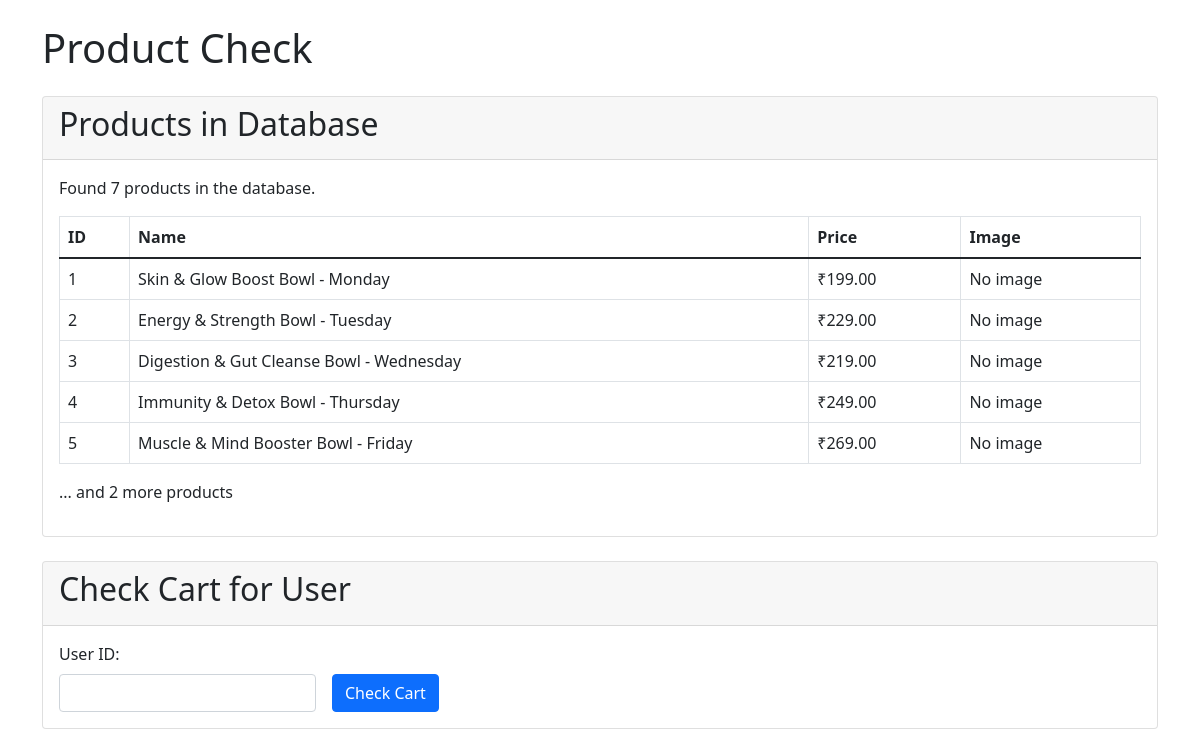
The app's page /check-products.php with its own data.
### tables this page shows
CREATE TABLE products (
    id INT PRIMARY KEY AUTO_INCREMENT,
    category_id INT,
    name VARCHAR(100) NOT NULL,
    description TEXT,
    price DECIMAL(10,2) NOT NULL,
    image_url VARCHAR(255),
    is_available BOOLEAN DEFAULT TRUE,
    created_at TIMESTAMP DEFAULT CURRENT_TIMESTAMP,
    FOREIGN KEY (category_id) REFERENCES categories(id)
);

### check-products.php (the view, shortened to what this page needs)
<?php
require_once 'config.php';
$products = $conn->query("SELECT * FROM products")->fetchAll(PDO::FETCH_ASSOC);
?>
<!DOCTYPE html>
<html lang="en">
<head>
    <link href="https://cdn.jsdelivr.net/npm/bootstrap@5.1.3/dist/css/bootstrap.min.css" rel="stylesheet">
</head>
<body>
    <div class="container mt-4">
        <h1>Product Check</h1>
        <div class="card mt-4">
            <div class="card-header">
                <h2>Products in Database</h2>
            </div>
            <div class="card-body">
                <?php if (empty($products)): ?>
                    <div class="alert alert-warning">No products found in the database!</div>
                <?php else: ?>
                    <p>Found <?php echo count($products); ?> products in the database.</p>
                    <table class="table table-bordered">
                        <thead>
                            <tr>
                                <th>ID</th>
                                <th>Name</th>
                                <th>Price</th>
                                <th>Image</th>
                            </tr>
                        </thead>
                        <tbody>
                            <?php foreach (array_slice($products, 0, 5) as $product): ?>
                                <tr>
                                    <td><?php echo $product['id']; ?></td>
                                    <td><?php echo htmlspecialchars($product['name']); ?></td>
                                    <td>₹<?php echo number_format($product['price'], 2); ?></td>
                                    <td>
                                        <?php if (!empty($product['image'])): ?>
                                            <img src="admin/uploads/<?php echo htmlspecialchars($product['image']); ?>"
                                                 style="max-width: 50px; max-height: 50px;"
                                                 alt="<?php echo htmlspecialchars($product['name']); ?>">
                                        <?php else: ?>
                                            No image
                                        <?php endif; ?>
                                    </td>
                                </tr>
                            <?php endforeach; ?>
                        </tbody>
                    </table>
                    <?php if (count($products) > 5): ?>
                        <p>... and <?php echo (count($products) - 5); ?> more products</p>
                    <?php endif; ?>
                <?php endif; ?>
            </div>
        </div>
        <div class="card mt-4">
            <div class="card-header">
                <h2>Check Cart for User</h2>
            </div>
            <div class="card-body">
                <form method="get" class="row g-3">
                    <div class="col-auto">
                        <label for="user_id" class="form-label">User ID:</label>
                        <input type="number" class="form-control" id="user_id" name="user_id" required
                               value="<?php echo $_GET['user_id'] ?? ''; ?>">
                    </div>
                    <div class="col-auto align-self-end">
                        <button type="submit" class="btn btn-primary">Check Cart</button>
                    </div>
                </form>
            </div>
        </div>
    </div>
</body>
</html>

### records on screen
products: id "1", name "Skin & Glow Boost Bowl - Monday", price "199.00"
products: id "2", name "Energy & Strength Bowl - Tuesday", price "229.00"
products: id "3", name "Digestion & Gut Cleanse Bowl - Wednesday", price "219.00"
products: id "4", name "Immunity & Detox Bowl - Thursday", price "249.00"
products: id "5", name "Muscle & Mind Booster Bowl - Friday", price "269.00"

### other values on screen
count($products) "7"
count($products) - 5 "2"
